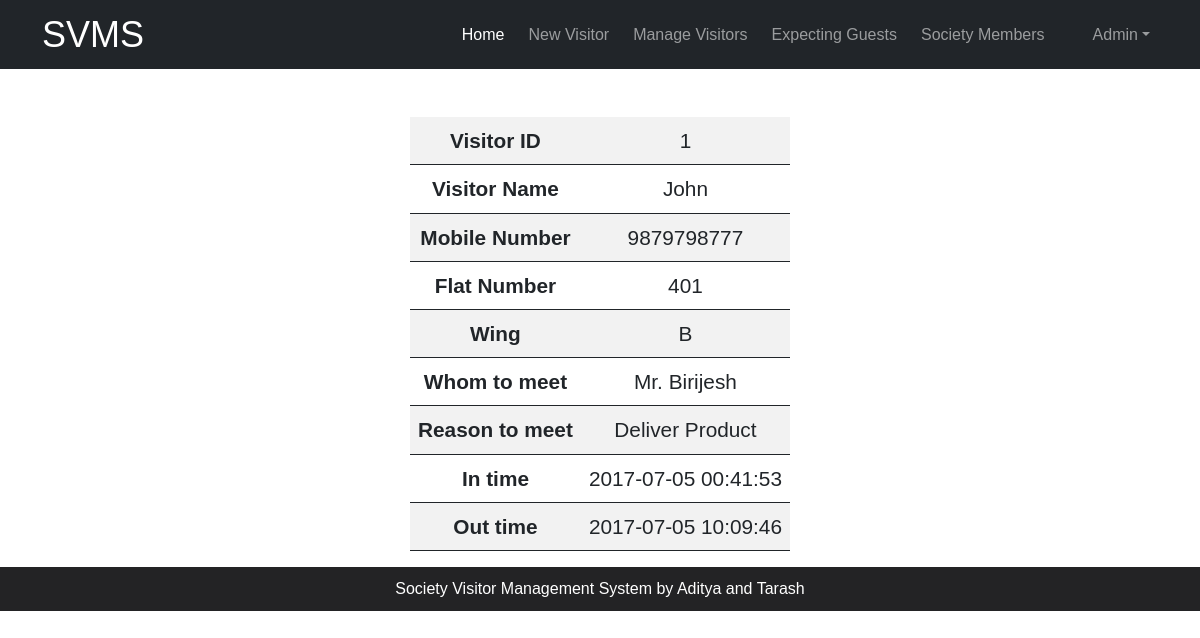
Screenshot of /showdetails.php?vid=1 (signed in) with the database file from the repository.
### tables this page shows
CREATE TABLE `tblvisitor` (
  `ID` int(5) NOT NULL,
  `VisitorName` varchar(120) DEFAULT NULL,
  `MobileNumber` bigint(11) DEFAULT NULL,
  `FlatNumber` varchar(3) NOT NULL,
  `Wing` char(1) NOT NULL,
  `WhomtoMeet` varchar(120) DEFAULT NULL,
  `ReasontoMeet` varchar(120) DEFAULT NULL,
  `EnterDate` timestamp NULL DEFAULT current_timestamp(),
  `outtime` timestamp NULL DEFAULT NULL ON UPDATE current_timestamp()
);

### showdetails.php (the view, shortened to what this page needs)
<?php
include('includes/dbconnection.php');
if (strlen($_SESSION['svmsaid'] == 0)) {
    header('location:logout.php');
} else { ?>
    <!DOCTYPE html>
    <html lang="en">
    <head>
        <link href="https://cdn.jsdelivr.net/npm/bootstrap@5.1.3/dist/css/bootstrap.min.css" rel="stylesheet">
    </head>
    <body>
        <?php include_once('includes/header.php'); ?>
        <?php
        $vid = $_GET['vid'];
        $data = mysqli_query($con, "select * from tblvisitor where ID='$vid';");
        $fetch_data = mysqli_fetch_array($data);
        ?>
        <div class="main-content container mt-5 d-flex justify-content-center">
            <table class="table table-striped table-fit" style="background-color: white;border:0px; border-radius: 20px;">
                <tr class="text-center">
                    <th scope="row">Visitor ID</th>
                    <td><?php echo $fetch_data['ID']; ?></td>
                </tr>
                <tr class="text-center">
                    <th scope="row">Visitor Name</th>
                    <td><?php echo $fetch_data['VisitorName']; ?></td>
                </tr>
                <tr class="text-center">
                    <th scope="row">Mobile Number</th>
                    <td><?php echo $fetch_data['MobileNumber']; ?></td>
                </tr>
                <tr class="text-center">
                    <th scope="row">Flat Number</th>
                    <td><?php echo $fetch_data['FlatNumber']; ?></td>
                </tr>
                <tr class="text-center">
                    <th scope="row">Wing</th>
                    <td><?php echo $fetch_data['Wing']; ?></td>
                </tr>
                <tr class="text-center">
                    <th scope="row">Whom to meet</th>
                    <td><?php echo $fetch_data['WhomtoMeet']; ?></td>
                </tr>
                <tr class="text-center">
                    <th scope="row">Reason to meet</th>
                    <td><?php echo $fetch_data['ReasontoMeet']; ?></td>
                </tr>
                <tr class="text-center">
                    <th scope="row">In time</th>
                    <td><?php echo $fetch_data['EnterDate']; ?></td>
                </tr>
                <tr class="text-center">
                    <th scope="row">Out time</th>
                    <td><?php echo $fetch_data['outtime']; ?></td>
                </tr>
            </table>
        </div>
        <?php include_once('includes/footer.php'); ?>
    </body>
    </html>
<?php } ?>

### showdetails.php (style rules this page uses)
.table-fit { white-space: nowrap; width: 1%; }
.main-content { margin: 0 auto; border-radius: 25px; font-size: 1.3rem; }

### rows the page displays
tblvisitor: ID "1", VisitorName "John", MobileNumber "9879798777", FlatNumber "401", Wing "B", WhomtoMeet "Mr. Birijesh", ReasontoMeet "Deliver Product", EnterDate "2017-07-05 00:41:53", outtime "2017-07-05 10:09:46"
